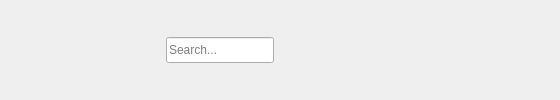
        <widget class="QWidget" name="header_widget" native="true">
         <property name="minimumSize">
          <size>
           <width>0</width>
           <height>35</height>
          </size>
         </property>
         <property name="styleSheet">
          <string notr="true">height : 30px;</string>
         </property>
         <layout class="QHBoxLayout" name="horizontalLayout_5">
          <property name="spacing">
           <number>0</number>
          </property>
          <property name="leftMargin">
           <number>0</number>
          </property>
          <property name="topMargin">
           <number>0</number>
          </property>
          <property name="rightMargin">
           <number>0</number>
          </property>
          <property name="bottomMargin">
           <number>0</number>
          </property>
          <item>
           <widget class="QPushButton" name="change_btn">
            <property name="cursor">
             <cursorShape>PointingHandCursor</cursorShape>
            </property>
            <property name="text">
             <string/>
            </property>
            <property name="icon">
             <iconset resource="resource.qrc">
              <normaloff>:/icons/icons/align_justify_24px.png</normaloff>:/icons/icons/align_justify_24px.png</iconset>
            </property>
            <property name="iconSize">
             <size>
              <width>20</width>
              <height>20</height>
             </size>
            </property>
            <property name="checkable">
             <bool>true</bool>
            </property>
            <property name="flat">
             <bool>true</bool>
            </property>
           </widget>
          </item>
          <item>
           <spacer name="horizontalSpacer_3">
            <property name="orientation">
             <enum>Qt::Horizontal</enum>
            </property>
            <property name="sizeHint" stdset="0">
             <size>
              <width>126</width>
              <height>20</height>
             </size>
            </property>
           </spacer>
          </item>
          <item>
           <layout class="QHBoxLayout" name="horizontalLayout">
            <item>
             <widget class="QLineEdit" name="search_input">
              <property name="styleSheet">
               <string notr="true">height:20px;</string>
              </property>
              <property name="placeholderText">
               <string>Search...</string>
              </property>
             </widget>
            </item>
            <item>
             <widget class="QPushButton" name="search_btn">
              <property name="cursor">
               <cursorShape>PointingHandCursor</cursorShape>
              </property>
              <property name="styleSheet">
               <string notr="true">height:20px;</string>
              </property>
              <property name="text">
               <string/>
              </property>
              <property name="icon">
               <iconset resource="resource.qrc">
                <normaloff>:/icons/icons/search_more_24px.png</normaloff>:/icons/icons/search_more_24px.png</iconset>
              </property>
              <property name="iconSize">
               <size>
                <width>20</width>
                <height>20</height>
               </size>
              </property>
              <property name="flat">
               <bool>true</bool>
              </property>
             </widget>
            </item>
           </layout>
          </item>
          <item>
           <spacer name="horizontalSpacer_4">
            <property name="orientation">
             <enum>Qt::Horizontal</enum>
            </property>
            <property name="sizeHint" stdset="0">
             <size>
              <width>126</width>
              <height>20</height>
             </size>
            </property>
           </spacer>
          </item>
          <item>
           <layout class="QHBoxLayout" name="horizontalLayout_4">
            <property name="spacing">
             <number>0</number>
            </property>
            <item>
             <widget class="QPushButton" name="minimize_btn">
              <property name="cursor">
               <cursorShape>PointingHandCursor</cursorShape>
              </property>
              <property name="text">
               <string/>
              </property>
              <property name="icon">
               <iconset resource="resource.qrc">
                <normaloff>:/icons/icons/subtract_24px.png</normaloff>:/icons/icons/subtract_24px.png</iconset>
              </property>
              <property name="iconSize">
               <size>
                <width>20</width>
                <height>20</height>
               </size>
              </property>
              <property name="flat">
               <bool>true</bool>
              </property>
             </widget>
            </item>
            <item>
             <widget class="QPushButton" name="restore_btn">
              <property name="cursor">
               <cursorShape>PointingHandCursor</cursorShape>
              </property>
              <property name="text">
               <string/>
              </property>
              <property name="icon">
               <iconset resource="resource.qrc">
                <normaloff>:/icons/icons/unchecked_checkbox_24px.png</normaloff>:/icons/icons/unchecked_checkbox_24px.png</iconset>
              </property>
              <property name="iconSize">
               <size>
                <width>20</width>
                <height>20</height>
               </size>
              </property>
              <property name="flat">
               <bool>true</bool>
              </property>
             </widget>
            </item>
            <item>
             <widget class="QPushButton" name="close_btn">
              <property name="cursor">
               <cursorShape>PointingHandCursor</cursorShape>
              </property>
              <property name="text">
               <string/>
              </property>
              <property name="icon">
               <iconset resource="resource.qrc">
                <normaloff>:/icons/icons/delete_24px.png</normaloff>:/icons/icons/delete_24px.png</iconset>
              </property>
              <property name="iconSize">
               <size>
                <width>20</width>
                <height>20</height>
               </size>
              </property>
              <property name="flat">
               <bool>true</bool>
              </property>
             </widget>
            </item>
           </layout>
          </item>
         </layout>
        </widget>
